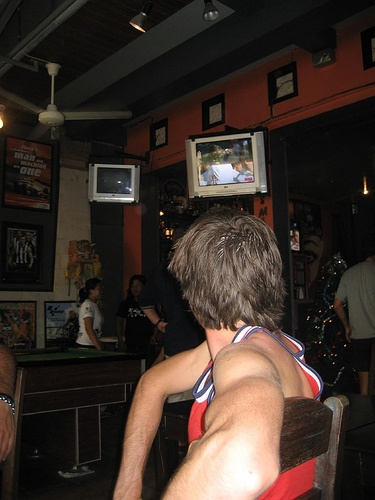
//> input picture LW02_ImageProcessing/Sample_equalizeHist/image0.jpg, 375 x 500 px
$ ./equalizeHist image0.jpg   (built with g++ and OpenCV 4)
//> lines starting //> are read from the running program, lines starting //| are printed output that depends on the picture
#include <stdio.h>
#include <opencv2/opencv.hpp>

using namespace cv;

const char helper[] =
    "Sample_equalizeHist.exe  <img_file>\n\
    \t<img_file> - image file name\n";

int main(int argc, char* argv[])
{
    const char *initialWinName = "Initial Image",
               *equalizedWinName = "Equalized Image";
    Mat img, grayImg, equalizedImg;
    if (argc < 2)
    {
        printf("%s", helper);
        return 1;
    }
    // загрузка изображения
    img = imread(argv[1], 1);
//> img is the input picture: 500 rows x 375 cols, CV_8UC3; mean B, G, R 40.1, 47.1, 59.5
    // преобразование в оттенки серого
    cvtColor(img, grayImg, CV_RGB2GRAY);
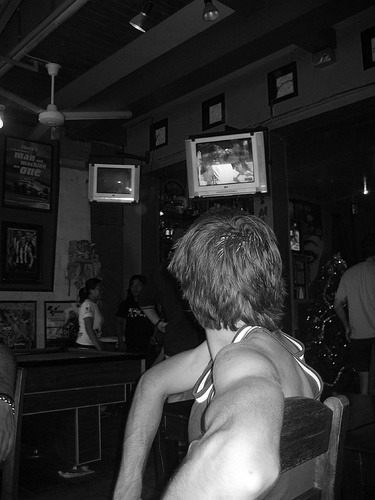
//> grayImg: 500 rows x 375 cols, CV_8UC1; min 0, max 255, mean 46.4
    // выравнивание гистограммы
    equalizeHist(grayImg, equalizedImg);
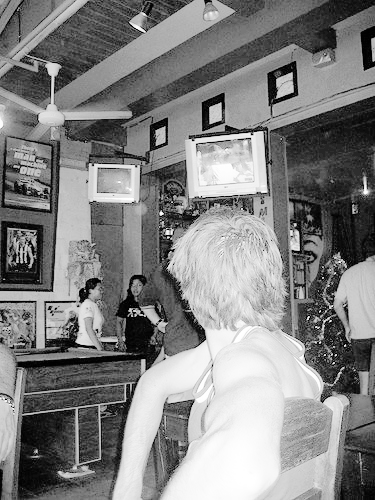
//> equalizedImg: 500 rows x 375 cols, CV_8UC1; min 0, max 255, mean 129.6

    // отображение исходного изображения и гистограмм
    namedWindow(initialWinName, CV_WINDOW_AUTOSIZE);
    namedWindow(equalizedWinName, CV_WINDOW_AUTOSIZE);
    imshow(initialWinName, grayImg);
    imshow(equalizedWinName, equalizedImg);
    waitKey();

    // закрытие окон
    destroyAllWindows();
    // осовобождение памяти
    img.release();
    grayImg.release();
    equalizedImg.release();
    return 0;
}
